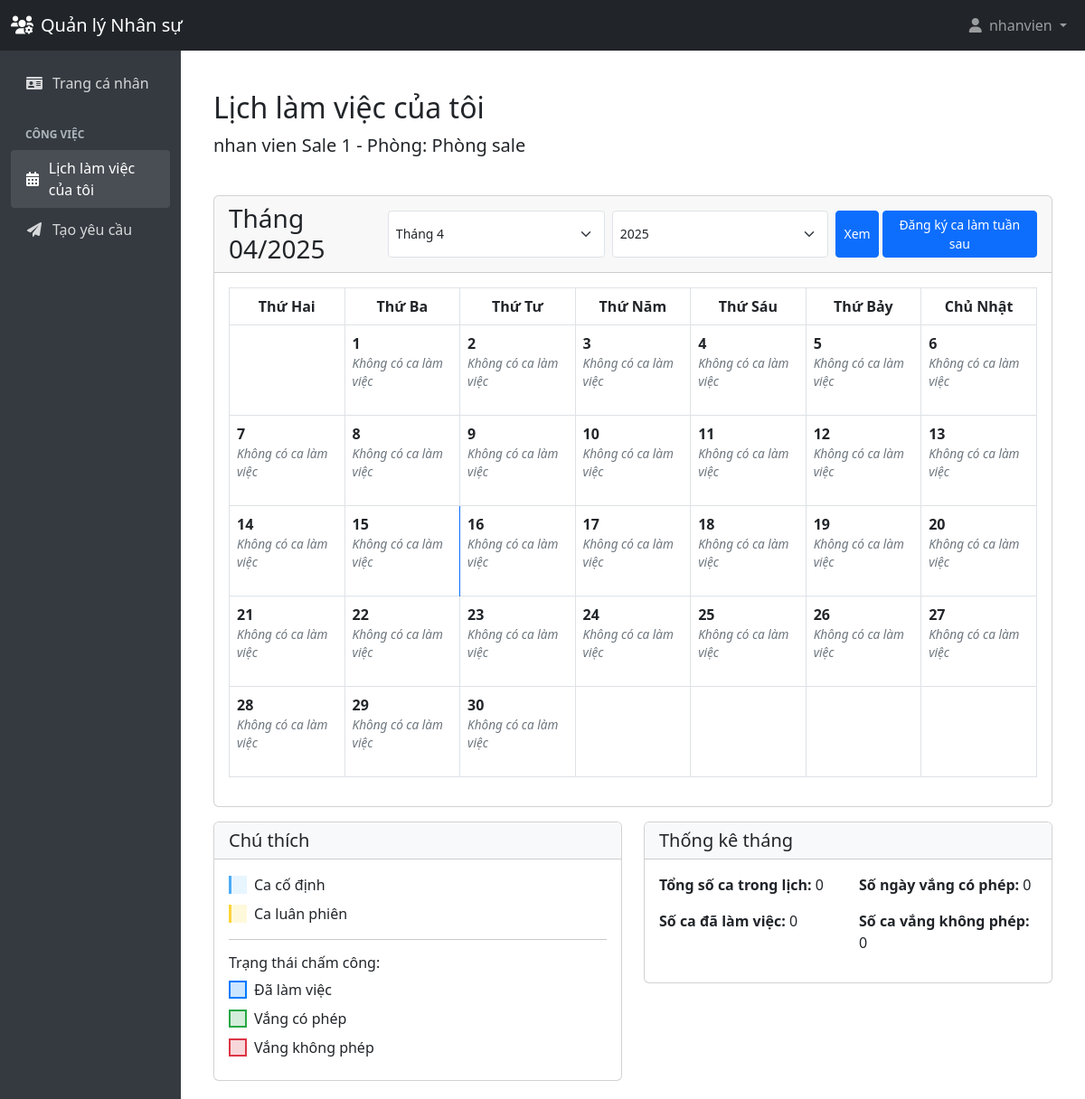
Page /pages/llv.php (signed in) on the committed database.
### tables this page shows
CREATE TABLE `users` (
  `user_id` int(11) NOT NULL,
  `username` varchar(50) NOT NULL,
  `password` varchar(255) NOT NULL,
  `email` varchar(100) DEFAULT NULL,
  `role_id` int(11) NOT NULL,
  `created_at` timestamp NULL DEFAULT current_timestamp(),
  `is_locked` tinyint(1) DEFAULT 0
);

CREATE TABLE `employees` (
  `employee_id` int(11) NOT NULL,
  `user_id` int(11) DEFAULT NULL,
  `first_name` varchar(50) NOT NULL,
  `last_name` varchar(50) NOT NULL,
  `address` text DEFAULT NULL,
  `phone_number` varchar(20) DEFAULT NULL,
  `id_card_number` varchar(20) DEFAULT NULL,
  `gender` enum('male','female','other') NOT NULL,
  `department_id` int(11) DEFAULT NULL,
  `created_at` timestamp NULL DEFAULT current_timestamp(),
  `updated_at` timestamp NULL DEFAULT current_timestamp() ON UPDATE current_timestamp(),
  `is_locked` tinyint(1) DEFAULT 0,
  `birth_date` date DEFAULT NULL
);

CREATE TABLE `departments` (
  `department_id` int(11) NOT NULL,
  `department_code` varchar(50) NOT NULL,
  `department_name` varchar(100) NOT NULL,
  `kpi_name` varchar(100) NOT NULL,
  `kpi_unit` varchar(100) NOT NULL,
  `max_employees` int(11) NOT NULL,
  `default_kpi` decimal(10,2) NOT NULL,
  `default_salary` decimal(12,2) NOT NULL,
  `created_at` timestamp NULL DEFAULT current_timestamp(),
  `updated_at` timestamp NULL DEFAULT current_timestamp() ON UPDATE current_timestamp(),
  `is_active` tinyint(1) NOT NULL DEFAULT 1
);

### pages/llv.php (the view, shortened to what the rows shown need)
<?php
require_once dirname(__DIR__) . '/config/db.php';
$currentUser = checkPermission('employee');
$currentMonth = isset($_GET['month']) ? $_GET['month'] : date('m');
$currentYear = isset($_GET['year']) ? $_GET['year'] : date('Y');
$stmt = $pdo->prepare("
    SELECT e.*
    FROM employees e
    WHERE e.user_id = ? AND e.is_locked = 0
");
$stmt->execute([$currentUser['user_id']]);
$employee = $stmt->fetch();
$stmt = $pdo->prepare("SELECT * FROM departments WHERE department_id = ? AND is_active = 1");
$stmt->execute([$employee['department_id']]);
$department = $stmt->fetch();
$schedulesStmt = $pdo->prepare("
    SELECT ews.*, wst.type_name, s.shift_name, s.start_time as shift_start, s.end_time as shift_end,
           ews.is_worked, ews.is_authorized_absence, ews.check_in, ews.check_out, ews.is_late
    FROM employee_work_schedules ews
    JOIN work_schedule_types wst ON ews.schedule_type_id = wst.type_id
    LEFT JOIN shifts s ON ews.shift_id = s.shift_id
    WHERE ews.employee_id = ? AND MONTH(ews.effective_date) = ? AND YEAR(ews.effective_date) = ?
");
$schedulesStmt->execute([$employee['employee_id'], $currentMonth, $currentYear]);
$schedules = $schedulesStmt->fetchAll();
?>
<!DOCTYPE html>
<html lang="vi">
<head>
    <link href="https://cdn.jsdelivr.net/npm/bootstrap@5.3.0-alpha1/dist/css/bootstrap.min.css" rel="stylesheet">
    <link rel="stylesheet" href="https://cdn.jsdelivr.net/npm/bootstrap-icons@1.11.0/font/bootstrap-icons.css">
</head>
<body>
    <?php include dirname(__DIR__) . '/partials/header.php'; ?>
    <div class="container mt-4">
        <div class="row mb-4">
            <div class="col">
                <h2>Lịch làm việc của tôi</h2>
                <p class="lead">
                    <strong><?php echo htmlspecialchars($employee['last_name'] . ' ' . $employee['first_name']); ?></strong>
                    <?php if ($department): ?>
                        - Phòng: <?php echo htmlspecialchars($department['department_name']); ?>
                    <?php endif; ?>
                </p>
            </div>
        </div>
        <div class="row mb-3">
            <div class="col">
                <div class="card">
                    <div class="card-body">
                        <div class="table-responsive">
                            <table class="table table-bordered">
                                <thead>
                                    <tr class="calendar-header text-center">
                                        <th>Thứ Hai</th>
                                        <th>Thứ Ba</th>
                                        <th>Thứ Tư</th>
                                        <th>Thứ Năm</th>
                                        <th>Thứ Sáu</th>
                                        <th>Thứ Bảy</th>
                                        <th>Chủ Nhật</th>
                                    </tr>
                                </thead>
                            </table>
                        </div>
                    </div>
                </div>
            </div>
        </div>
        <div class="row">
            <div class="col-md-6">
                <div class="card">
                    <div class="card-body">
                        <?php
                        $totalDays = count($schedules);
                        $workedDays = 0;
                        $unauthorizedAbsences = 0;
                        $dayy = "ngày";
                        if ($employee['department_id'] == 4){
$dayy = "ca";
                        }
                        ?>
                        <div class="row">
                            <div class="col-md-6">
                                <p><strong>Tổng số <?php echo $dayy; ?> trong lịch:</strong> <?php echo $totalDays; ?></p>
                                <p><strong>Số <?php echo $dayy; ?> đã làm việc:</strong> <?php echo $workedDays; ?></p>
                            </div>
                            <div class="col-md-6">
                                <p><strong>Số <?php echo $dayy; ?> vắng không phép:</strong> <?php echo $unauthorizedAbsences; ?></p>
                            </div>
                        </div>
                    </div>
                </div>
            </div>
        </div>
    </div>
</body>
</html>

### partials/header.php (shortened to what the rows shown need)
<?php
require_once dirname(__DIR__) . '/config/db.php';
$currentUser = isset($_SESSION['user_id']) ? getCurrentUser() : false;
?>
<!DOCTYPE html>
<html lang="vi">
<head>
    <link href="https://cdn.jsdelivr.net/npm/bootstrap@5.3.0-alpha1/dist/css/bootstrap.min.css" rel="stylesheet">
    <link rel="stylesheet" href="https://cdnjs.cloudflare.com/ajax/libs/font-awesome/6.0.0/css/all.min.css">
</head>
<body>
    <nav class="navbar navbar-expand-lg navbar-dark bg-dark">
        <div class="container-fluid">
            <div class="collapse navbar-collapse" id="navbarNav">
                <ul class="navbar-nav ms-auto">
                    <?php if ($currentUser): ?>
                        <li class="nav-item dropdown">
                            <a class="nav-link dropdown-toggle" href="#" id="navbarDropdown" role="button"
                                data-bs-toggle="dropdown">
                                <i class="fas fa-user me-1"></i> <?php echo htmlspecialchars($currentUser['username']); ?>
                            </a>
                        </li>
                    <?php endif; ?>
                </ul>
            </div>
        </div>
    </nav>
    <div class="container-fluid">
        <div class="row">
            <?php if ($currentUser): ?>
                <main class="col-md-9 ms-sm-auto col-lg-10 px-md-4 content">
            <?php else: ?>
                <main class="col-12 content">
            <?php endif; ?>

### rows in the picture
users: username "nhanvien"
employees: last_name+first_name "nhan vien Sale 1", department "ca"
departments: department_name "Phòng sale"

### other values in the picture
$title "Trang cá nhân Lịch làm việc của tôi Tạo yêu cầu"
$title "CÔNG VIỆC"
$currentMonth "04"
$currentYear "2025"
$totalDays "0"
$workedDays "0"
$authorizedAbsences "0"
$unauthorizedAbsences "0"
form field year "2025"
